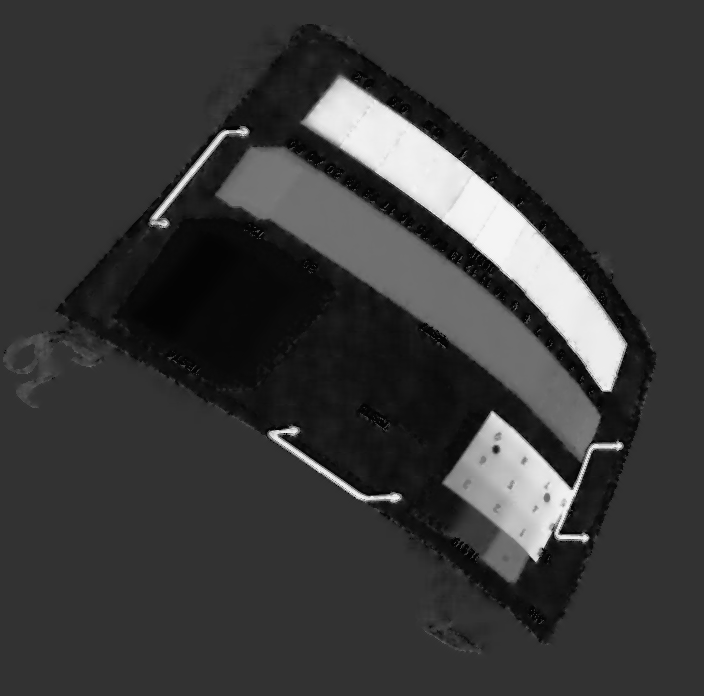
%> input picture Mcode/_Unknown_1234_241220165218_02bf2810c47d45ad854950e0aa17fd66FusionView2.Tiff, 704 x 696 px
$ octave get_yuanzixushu.m   (GNU Octave 9; MATLAB toolbox functions it lacks are replaced by stand-ins)
%> lines starting %> are read from the running program, lines starting %| are printed output that depends on the picture
clear;
close all;
clc;

% 读取第二帧
img = imread('_Unknown_1234_241220165218_02bf2810c47d45ad854950e0aa17fd66FusionView2.Tiff', 2);
%> img is the input picture: size 696x704 uint16; min 4, max 244, mean 57.8

% [15 lines of commented-out code are left out]

material_num=uint16(imread('_Unknown_1234_241220165218_02bf2810c47d45ad854950e0aa17fd66FusionView2.Tiff',2));
figure,imshow(uint8(material_num));

data(:,1) = {'聚乙烯','水(液体)','碳酸氢钠','无水碳酸钠','碳化硅','铝','碳酸钙','氢氧化钙','氯化钾','高锰酸钾','钛六铝四钒','铁'}';
data(:,2) = {'C2H4','H2O','NaHCO3','Na2CO3','SiC','Al','CaCO3','Ca(OH)2','KCl','KMnO4','Ti6Al4V','Fe'}';
data(:,3)  = {'PE','HO','NH','NC','SC','Al','AO','AH','KL','KM','TV','Fe'}';
data(:,4) = {5.53 7.51 8.85 9.45 10 13 15.62 16.8 18.12 19.68 20 26 }';
yuanzixushu=[5.53, 7.51, 8.85, 9.45, 10 ,13, 15.62, 16.8, 18.12, 19.68 ,20 ,26];
%%%下面的这个灰度这句不一定对，到时候要换新的
huidu=[5,20,50,60,90,110,120,130,170,190,210,233];%%不同物质灰度值映射关系

cailiaozhi_num=zeros(size(material_num));
for i=1:size(material_num,1)
    for j=1:size(material_num,2)
        %%获取材料值
        material_num_temp=material_num(i,j);
        %%计算离他最近的两组标定材料
        left_quyu=max(find(material_num_temp>=huidu));
        right_quyu=min(find(material_num_temp<=huidu));
        %%计算两边系数
        %%先判定几种特殊情况。空气背景和穿不透
        if(material_num_temp==1||material_num_temp==2)
            yuanzixushu_temp=27;
        elseif(material_num_temp==50)
            yuanzixushu_temp=0;
        %%如果比最大的标定大或者比最小的标定小，就默认为对应的最大或者最小
        elseif(isempty(left_quyu))
            yuanzixushu_temp=5.53;
        elseif (isempty(right_quyu))
            yuanzixushu_temp=26;
        else
            %%如果不是正好处于标定线上
            if(left_quyu==right_quyu)
                left_xishu=1;
                right_xishu=0;
            else
                left_xishu=(huidu(right_quyu)-material_num_temp)/(huidu(right_quyu)-huidu(left_quyu));
                right_xishu=(material_num_temp-huidu(left_quyu))/(huidu(right_quyu)-huidu(left_quyu));
            end
            %%根据对应材料的原子序数乘上对应系数比例
            yuanzixushu_temp=yuanzixushu(left_quyu)*left_xishu+yuanzixushu(right_quyu)*right_xishu;
        end
        %%获取原子序数
        cailiaozhi_num(i,j)=yuanzixushu_temp;
    end
end
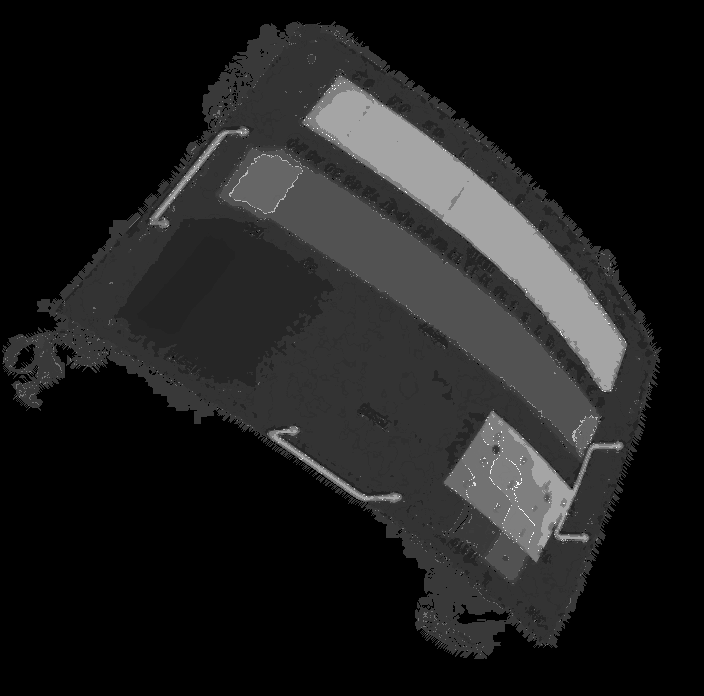
%> cailiaozhi_num: size 696x704 double; min 0, max 40, mean 4.9; drawn with min black and max white
%> after the loop, left_xishu = 1; right_xishu = 0; yuanzixushu_temp = 0
test = uint8(cailiaozhi_num);
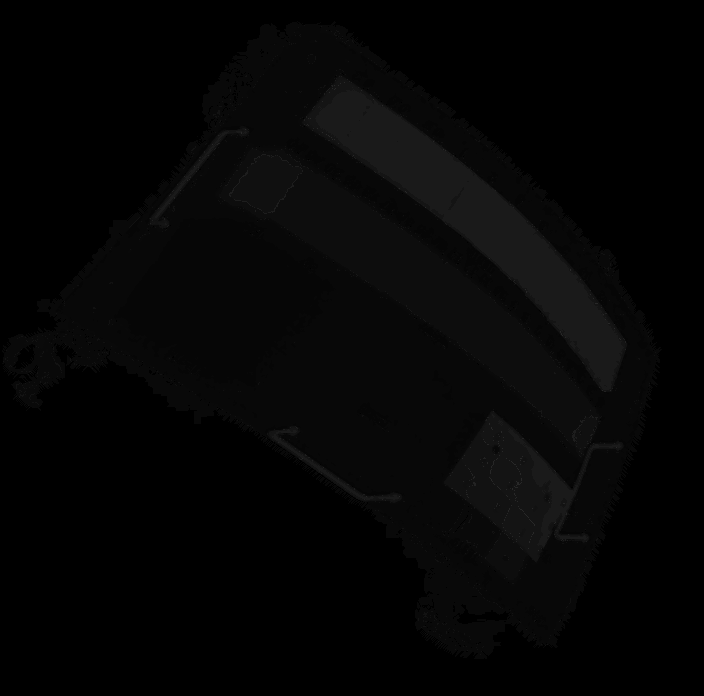
%> test: size 696x704 uint8; min 0, max 40, mean 4.9; mean of the top-left, top-right, bottom-left and bottom-right quarters 4.9, 6.8, 1.6, 6.2
figure;
%imagesc(cailiaozhi_num);
imshow(test,[]);
%colorbar; % 添加颜色条来显示数值范围
